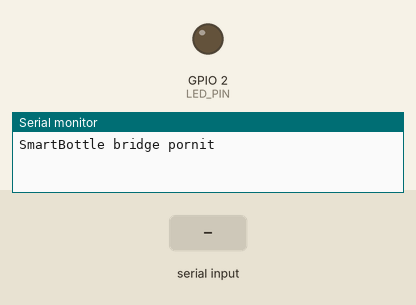
Simulated run of this sketch. Board: ESP32. Shown: output pins drawn as LEDs (lit = HIGH), the last lines printed to the serial monitor. The test bench sets the inputs (shaded band). Nothing arrives over Bluetooth unless stated; a phone connects over Bluetooth LE 3 s after start.

Above: at 1.2 s.
1.3 s: "1\n" received over the second serial link
At 4.1 s:
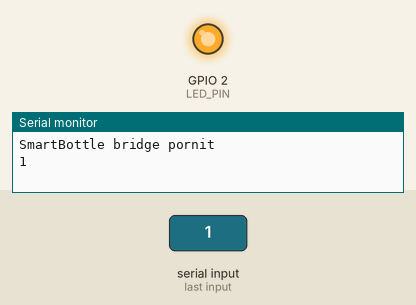
Timing chart, 0 to 5.6 s (numbered marks = the images above; inputs shaded):
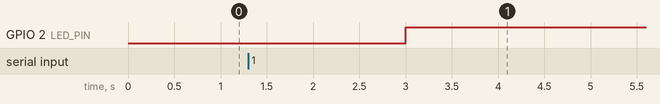

The sketch:

SmartBottleBridge.ino
```cpp
/*
 * Smart Bottle — punte transparentă UART <-> BLE (Nordic UART Service)
 * Placă: ESP32 DevKit (Arduino core 2.x sau 3.x)
 *
 * Cablaj:  ESP32 GPIO16 (RX2) <- STM32 PC12 (UART5 TX)
 *          ESP32 GPIO17 (TX2) -> STM32 PD2  (UART5 RX)
 *          GND comun. Ambele pe 3.3 V: fără divizor de tensiune.
 *
 * Linii UART complete ("...\n") de la STM32 -> notificare BLE pe TX.
 * Scrieri BLE pe RX -> UART spre STM32 (se adaugă '\n' dacă lipsește).
 * La conectare/deconectare trimite "S,1\n" / "S,0\n" spre STM32.
 */
#include <BLEDevice.h>
#include <BLEServer.h>
#include <BLEUtils.h>
#include <BLE2902.h>

#define DEVICE_NAME   "SmartBottle"
#define SERVICE_UUID  "6E400001-B5A3-F393-E0A9-E50E24DCCA9E"
#define RX_UUID       "6E400002-B5A3-F393-E0A9-E50E24DCCA9E"   // telefon -> dispozitiv
#define TX_UUID       "6E400003-B5A3-F393-E0A9-E50E24DCCA9E"   // dispozitiv -> telefon

#define UART_RX_PIN   16
#define UART_TX_PIN   17
#define UART_BAUD     115200
#define LED_PIN       2        // LED-ul albastru de pe majoritatea DevKit-urilor
#define LINE_MAX      32

static BLEServer *server = nullptr;
static BLECharacteristic *txChar = nullptr;
static volatile bool connected = false;
static bool wasConnected = false;

static char lineBuf[LINE_MAX];
static size_t lineLen = 0;
static bool lineOverflow = false;

class ServerCallbacks : public BLEServerCallbacks {
  void onConnect(BLEServer *) override { connected = true; }
  void onDisconnect(BLEServer *) override { connected = false; }
};

class RxCallbacks : public BLECharacteristicCallbacks {
  void onWrite(BLECharacteristic *c) override {
    auto v = c->getValue();                 // std::string (core 2.x) sau String (core 3.x)
    size_t n = v.length();
    if (n == 0) return;
    Serial2.write((const uint8_t *)v.c_str(), n);
    if (v.c_str()[n - 1] != '\n') Serial2.write('\n');
  }
};

static void notifyLine(const char *s, size_t n) {
  if (!connected) return;                   // nimeni nu ascultă: aruncăm
  txChar->setValue((uint8_t *)s, n);
  txChar->notify();
}

void setup() {
  pinMode(LED_PIN, OUTPUT);
  digitalWrite(LED_PIN, LOW);
  Serial.begin(115200);                     // debug pe USB
  Serial2.begin(UART_BAUD, SERIAL_8N1, UART_RX_PIN, UART_TX_PIN);

  BLEDevice::init(DEVICE_NAME);
  server = BLEDevice::createServer();
  server->setCallbacks(new ServerCallbacks());

  BLEService *svc = server->createService(SERVICE_UUID);
  txChar = svc->createCharacteristic(TX_UUID, BLECharacteristic::PROPERTY_NOTIFY);
  txChar->addDescriptor(new BLE2902());     // CCCD: permite clientului să activeze notificările

  BLECharacteristic *rxChar = svc->createCharacteristic(
      RX_UUID, BLECharacteristic::PROPERTY_WRITE | BLECharacteristic::PROPERTY_WRITE_NR);
  rxChar->setCallbacks(new RxCallbacks());
  svc->start();

  BLEAdvertising *adv = BLEDevice::getAdvertising();
  adv->addServiceUUID(SERVICE_UUID);        // necesar pentru filtrul din Web Bluetooth / ble-plx
  adv->setScanResponse(true);
  BLEDevice::startAdvertising();

  Serial2.print("S,0\n");
  Serial.println("SmartBottle bridge pornit");
}

void loop() {
  // UART -> BLE, linie cu linie
  while (Serial2.available()) {
    char c = (char)Serial2.read();
    if (c == '\n') {
      if (!lineOverflow && lineLen > 0) {
        lineBuf[lineLen++] = '\n';
        notifyLine(lineBuf, lineLen);
        Serial.write((const uint8_t *)lineBuf, lineLen);
      }
      lineLen = 0;
      lineOverflow = false;
    } else if (!lineOverflow) {
      if (lineLen < LINE_MAX - 1) lineBuf[lineLen++] = c;
      else lineOverflow = true;             // linie prea lungă: aruncată
    }
  }

  // tranziții de conexiune (făcute aici, nu în callback, ca să nu blocăm stiva BLE)
  if (connected != wasConnected) {
    wasConnected = connected;
    digitalWrite(LED_PIN, connected ? HIGH : LOW);
    Serial2.print(connected ? "S,1\n" : "S,0\n");
    if (!connected) {
      delay(300);                           // lasă stiva să elibereze conexiunea
      BLEDevice::startAdvertising();        // redevine vizibil pentru o nouă conectare
    }
  }
  delay(2);
}
```
